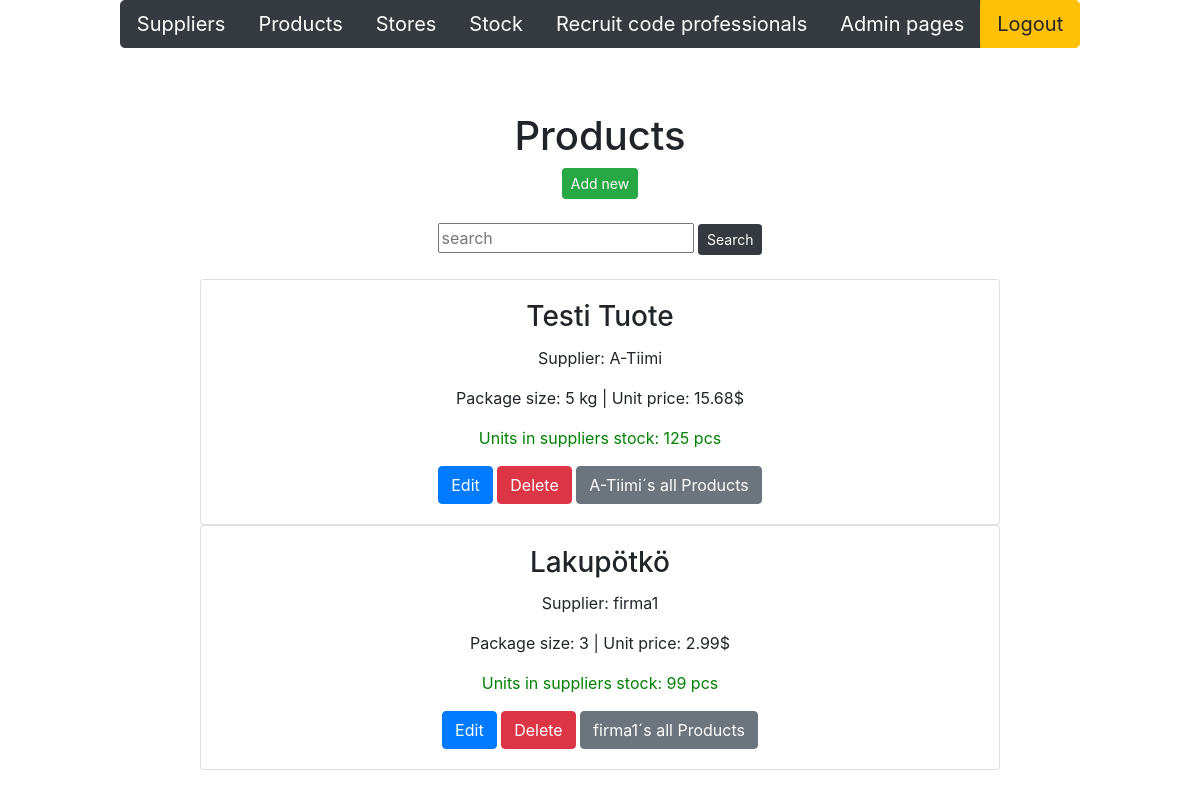
The app's page /products/ (signed in), older data.
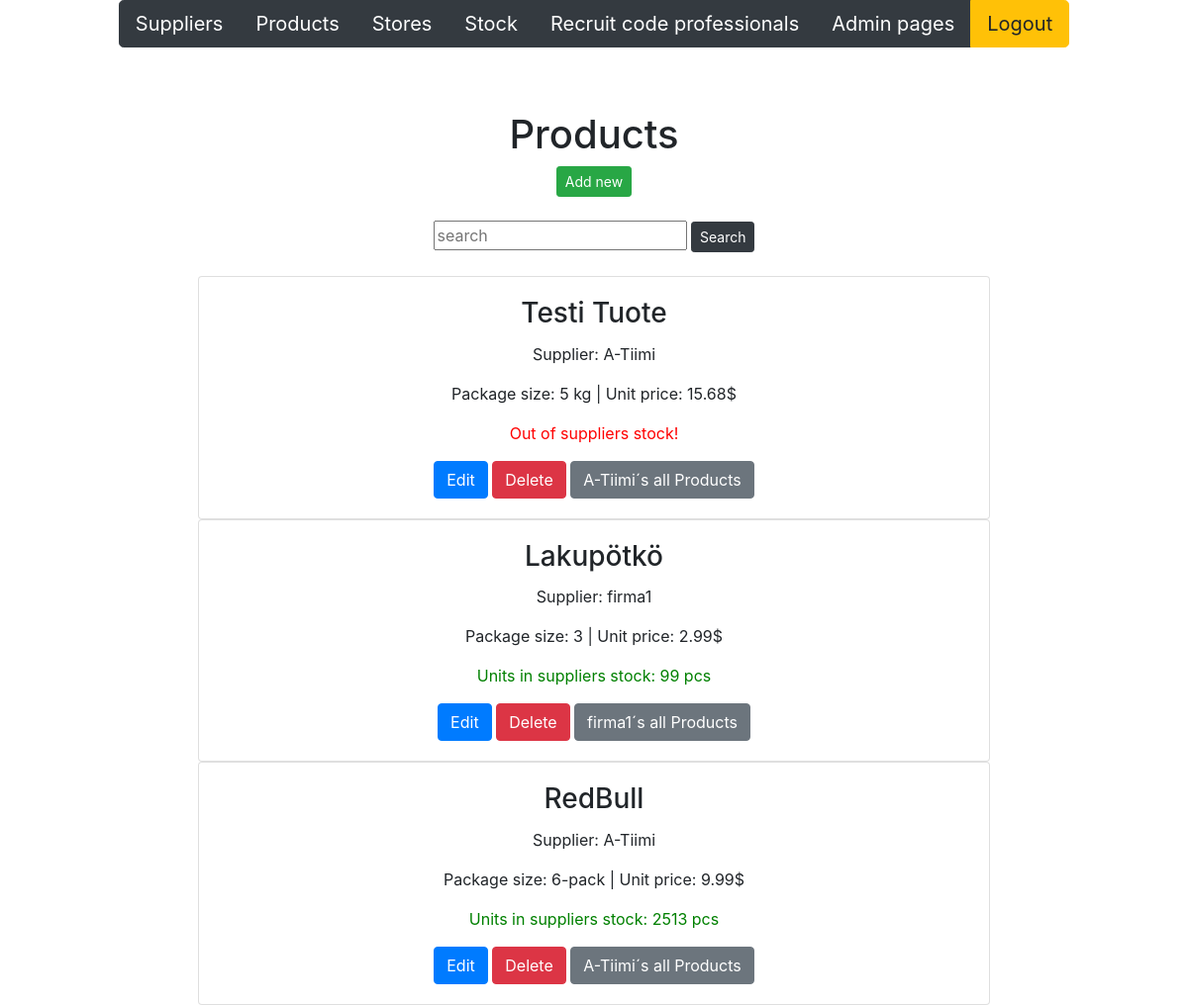
The same page, newer data.
### app/models.py (models this page shows, shortened)
class Product(models.Model):
    productname = models.CharField(max_length = 20, default = "laku")
    packagesize = models.CharField(max_length = 20, default = 3)
    unitprice = models.DecimalField(max_digits=8, decimal_places=2, default=1.00)
    unitsinstock = models.IntegerField(default = 3)
    supplier = models.ForeignKey(Supplier, on_delete=models.CASCADE)

class Supplier(models.Model):
    companyname = models.CharField(max_length = 50, default="firma")
    contactname = models.CharField(max_length = 50, default="firma")
    address = models.CharField(max_length = 100, default="firma")
    phone = models.CharField(max_length = 20, default="firma")
    email = models.CharField(max_length = 50, default="firma")
    country = models.CharField(max_length = 50, default="firma")

### app/views.py (the view)
# urls.py: path('products/', productlistview),
def productlistview(request):
    if not request.user.is_authenticated:
        return render(request, 'loginpage.html')
    else:
        productlist = Product.objects.all()
        supplierlist = Supplier.objects.all()
        context = {'products': productlist, 'suppliers': supplierlist}
        return render (request,"productlist.html",context)

### app/templates/productlist.html (shortened to what this page needs)
{% extends 'index.html' %}
{% block content %}
<br />
<br />
<h1>Products</h1>
<button onclick="showaddform()" class="btn btn-success btn-sm">Add new</button>
<br>
<br>
<form method="post" action="/search-products/">
    <input class="card-text" class="card-text" type="text" placeholder="search" name="search">
    <input type="submit" value="Search" class="btn btn-dark btn-sm" name="">
</form>
<br>
{% for p in products %}
<div class="card" style="width: 50rem;">
    <div class="card-body">
        <h3 class="card-title">{{p.productname}} </h3>
        <p class="card-text">Supplier: {{p.supplier.companyname}}</p>
        <p class="card-text">Package size: {{p.packagesize}} | Unit price: {{p.unitprice}}$ </p>
        {% if p.unitsinstock == 0 %}
        <p class="card-text" style="color: red;">Out of suppliers stock!</p>
        {% else %}
        <p class="card-text" style="color: green;">
            Units in suppliers stock: {{p.unitsinstock}} pcs
        </p>
        {% endif %}
        <a href="/edit-product-get/{{p.id}}/" class="btn btn-primary">Edit</a>
        <a href="/confirm-delete-product/{{p.id}}/" class="btn btn-danger">Delete</a>
        <a href="/products-by-supplier/{{p.supplier.id}}/"
            class="btn btn-secondary">{{p.supplier.companyname}}´s all Products
        </a>
    </div>
</div>
{% empty %}
<div class="card" style="width: 50rem;">
    <div class="card-body">
        <p class="card-text">No products found in the database </p>
    </div>
</div>
{%endfor%}
{% endblock %}

Row changes from the older to the newer data that the page shows:
changed Product "Testi Tuote": unitsinstock "125" → (not shown); unitsinstock "Units in suppliers stock: pcs" → "Out of suppliers stock!"
added Product: productname "RedBull", supplier.companyname "A-Tiimi", packagesize "6-pack", unitprice "9.99", unitsinstock "2513"
